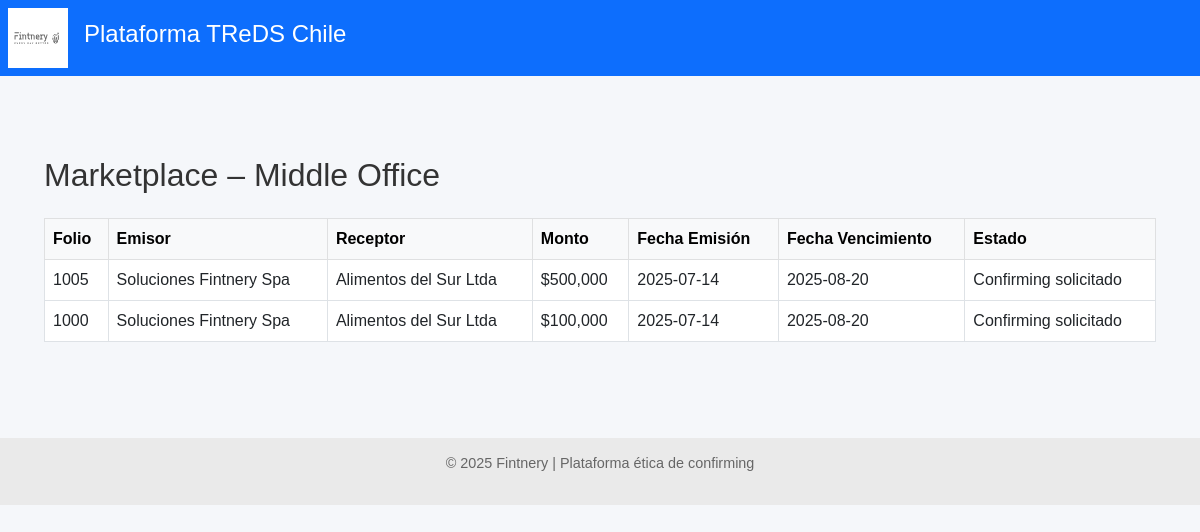
The page /marketplace/marketplace-general on the database its author committed.
### models.py (models this page shows)
class FacturaDB(Base):
    __tablename__ = "facturas"
    id = Column(Integer, primary_key=True, index=True)
    rut_emisor = Column(String, index=True)
    rut_receptor = Column(String)
    tipo_dte = Column(String)
    folio = Column(Integer)
    monto = Column(Integer)
    estado_dte = Column(String)
    razon_social_emisor = Column(String)
    razon_social_receptor = Column(String)
    fecha_emision = Column(Date)
    fecha_vencimiento = Column(Date)
    fecha_vencimiento_original = Column(Date, nullable=True)
    modificacion_aceptada_por_proveedor = Column(Boolean, nullable=True, default=None)
    confirming_solicitado = Column(Boolean, default=False)
    origen_confirmacion = Column(String, default="Desconocido")
    financiador_adjudicado = Column(Integer, ForeignKey("financiadores.id"), nullable=True)
    proveedor_id = Column(Integer, ForeignKey("proveedores.id"))
    proveedor = relationship("Proveedor", back_populates="facturas")
    pagador_id = Column(Integer, ForeignKey("pagadores.id"))
    pagador = relationship("Pagador", back_populates="facturas")
    ofertas = relationship("OfertaFinanciamiento", back_populates="factura")
    financiador = relationship(
        "Financiador",
        primaryjoin=Financiador.id == foreign(cast(financiador_adjudicado, Integer)), viewonly=True,
        uselist=False,
    )

### routers/marketplace.py (the view)
@router.get("/marketplace-general")
def ver_marketplace_general(request: Request, db: Session = Depends(get_db)):
    facturas = (
        db.query(FacturaDB)
        .filter(FacturaDB.estado_dte == "Confirming solicitado")
        .all()
    )
    return templates.TemplateResponse(
        "marketplace_general.html",
        {
            "request": request,
            "facturas": facturas
        }
    )

### templates/marketplace_general.html (shortened to what this page needs)
{% extends "base.html" %}
{% block content %}
<div class="container mt-5">
  <h2 class="mb-4">Marketplace – Middle Office</h2>
  {% if facturas %}
  <div class="table-responsive">
    <table class="table table-bordered table-hover bg-white">
      <thead class="table-light">
        <tr>
          <th>Folio</th>
          <th>Emisor</th>
          <th>Receptor</th>
          <th>Monto</th>
          <th>Fecha Emisión</th>
          <th>Fecha Vencimiento</th>
          <th>Estado</th>
        </tr>
      </thead>
      <tbody>
        {% for f in facturas %}
        <tr>
          <td>{{ f.folio }}</td>
          <td>{{ f.razon_social_emisor }}</td>
          <td>{{ f.razon_social_receptor }}</td>
          <td>${{ "{:,.0f}".format(f.monto) }}</td>
          <td>{{ f.fecha_emision }}</td>
          <td>{{ f.fecha_vencimiento }}</td>
          <td>{{ f.estado_dte }}</td>
        </tr>
        {% endfor %}
      </tbody>
    </table>
  </div>
  {% else %}
  <p class="text-muted">No hay facturas disponibles actualmente.</p>
  {% endif %}
</div>
{% endblock %}

### static/styles.css (style rules this page uses)
body { font-family: sans-serif; margin: 0; background-color: #f5f7fa; color: #333; }

### rows shown on the page
FacturaDB: folio "1005", razon_social_emisor "Soluciones Fintnery Spa", razon_social_receptor "Alimentos del Sur Ltda", monto "500,000", fecha_emision "2025-07-14", fecha_vencimiento "2025-08-20", estado_dte "Confirming solicitado"
FacturaDB: folio "1000", razon_social_emisor "Soluciones Fintnery Spa", razon_social_receptor "Alimentos del Sur Ltda", monto "100,000", fecha_emision "2025-07-14", fecha_vencimiento "2025-08-20", estado_dte "Confirming solicitado"
